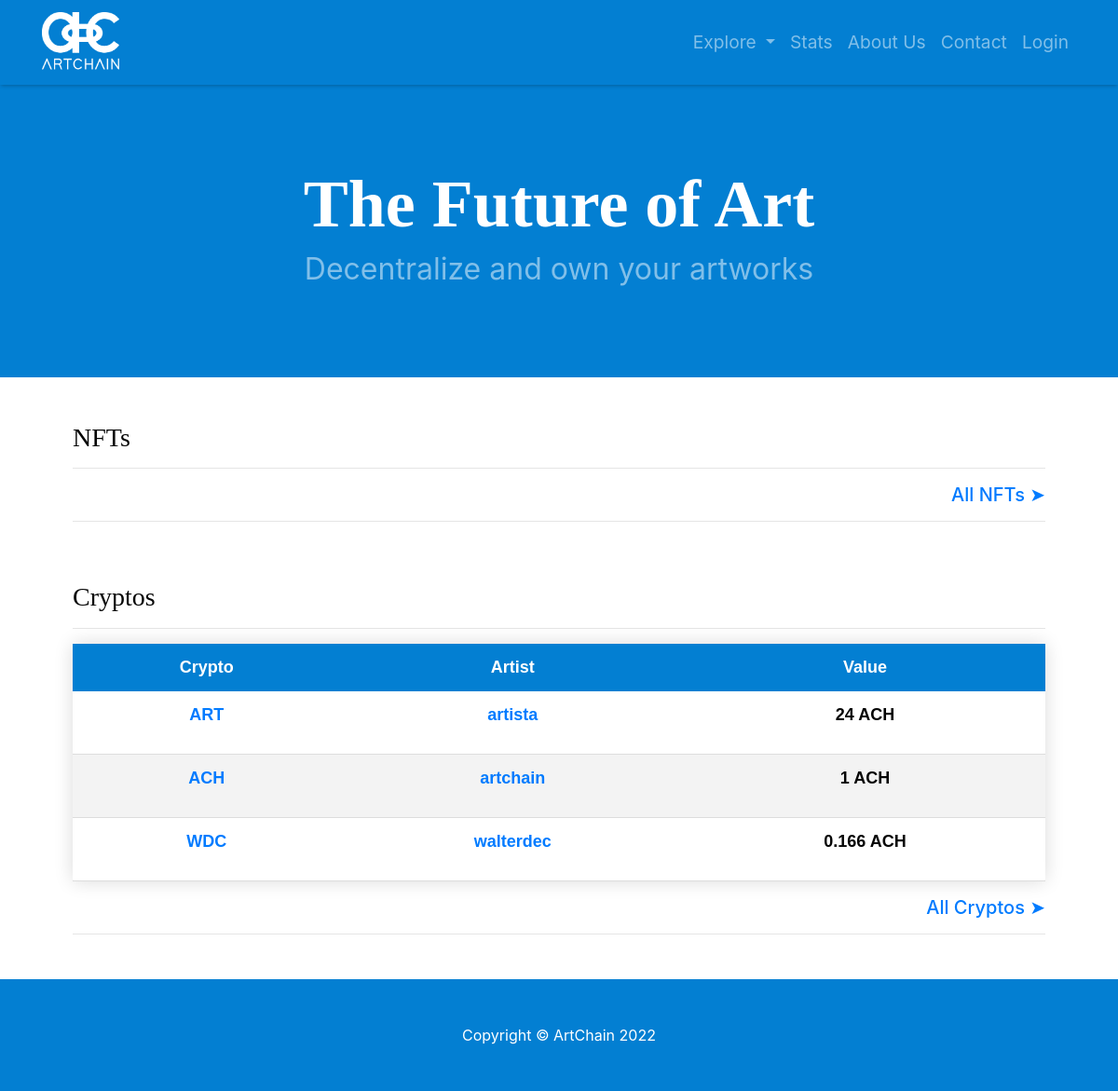
The page / on the database its author committed.
### model.py (models this page shows)
class Crypto(db.Model):
    __tablename__ = 'cryptos'
    id = db.Column(db.Integer, primary_key=True, unique=True)
    user_id = db.Column(db.Integer)
    name = db.Column(db.String(64), unique=True)
    value = db.Column(db.Float)

class User(db.Model):
    __tablename__ = 'users'
    id = db.Column(db.Integer, unique=True, primary_key=True)
    username = db.Column(db.String(64), unique=True, index=True)
    password = db.Column(db.String(64))
    email = db.Column(db.String(64), unique=True)
    role_id = db.Column(db.Integer, db.ForeignKey('roles.id'))
    name = db.Column(db.String(64))
    surname = db.Column(db.String(64))
    category = db.Column(db.String(64), default=False)
    profile_pic_src = db.Column(db.String(64))
    insta = db.Column(db.Integer)
    instaname = db.Column(db.String(64))
    face = db.Column(db.Integer)
    facename = db.Column(db.String(64))
    twitter = db.Column(db.Integer)
    twittername = db.Column(db.String(64))
    yt = db.Column(db.Integer)
    ytname = db.Column(db.String(64))
    tiktok = db.Column(db.Integer)
    tiktokname = db.Column(db.String(64))
    twitch = db.Column(db.Integer)
    twitchname = db.Column(db.String(64))
    applemusic = db.Column(db.Integer)
    applemusicname = db.Column(db.String(64))
    spotify = db.Column(db.Integer)
    spotifyname = db.Column(db.String(64))
    soundcloud = db.Column(db.Integer)
    soundcloudname = db.Column(db.String(64))
    sales = db.Column(db.Integer)
    value = db.Column(db.Integer)

### app.py (the view)
@app.route('/')
def home():
    users_dictionary = {}
    nfts_list = db.session.query(model.NFT).all()
    cryptos_list = db.session.query(model.Crypto).all()
    for cryptocurrency in cryptos_list:
        users_dictionary[cryptocurrency.user_id] = (db.session.query(model.User).
                                                    filter_by(id=cryptocurrency.user_id).first())
    random.shuffle(nfts_list)
    random.shuffle(cryptos_list)
    return render_template('home.html', cryptos=cryptos_list[0:4], nfts=nfts_list[0:4], users=users_dictionary)

### templates/home.html (shortened to what this page needs)
{% include 'main-template.html' %}
{% block content %}
<head>
</head>
    <header class="bg-dark py-5">
      <div class="container px-4 px-lg-5 my-5">
        <div class="text-center text-white">
          <h1 class="display-3 font-weight-bolder">The Future of Art</h1>
          <p class="h2 font-weight-normal text-white-50 mb-0">Decentralize and own your artworks</p>
        </div>
      </div>
    </header>
    <section class="py-5">
      <div class="container px-4 px-lg-5 ">
        <h3>NFTs</h3>
          <hr>
            <h5 class="text-right"><a href="/explore-nfts">All NFTs &#10148;</a></h5>
          <hr>
      </div>
    </section>
    <section class="mb-5">
      <div class="container px-4 px-lg-5">
        <h3>Cryptos</h3>
          <hr>
          <table class="styled-table">
           <thead>
              <tr>
                 <th>Crypto</th>
                 <th>Artist</th>
                 <th>Value</th>
              </tr>
           </thead>
           <tbody>
              {% for crypto in cryptos %}
              <tr class="mt-5">
                  <th>
                    <p><a href="/item/crypto/{{crypto.name}}">{{crypto.name}}</a></p>
                 </th>
                 <th>
                     <p><a href="profile/{{users.get(crypto.user_id).username}}">
                         {{users.get(crypto.user_id).username}}
                     </a></p>
                 </th>
                 <th>
                    <p>{{users.get(crypto.user_id).value}} ACH</p>
                 </th>
              </tr>
              {% endfor %}
           </tbody>
        </table>
        <h5 class="text-right mt-3"><a href="/explore-crypto">All Cryptos &#10148;</a></h5>
          <hr>
      </div>
    </section>
{% endblock content %}
{% include 'footer.html' %}

### static/css/modern-business.css (style rules this page uses)
body { padding-top: 56px; }
th { padding: 10%; }
thead { background-color: #117CC4; }
.bg-dark { background-color: #037FD2; }
h1 { font-family: building; }
h3 { font-family: building; }
.styled-table { border-radius: 0.25rem; border-collapse: collapse; margin: auto; font-size: large; text-align: center; font-family: sans-serif; table-layout: auto; width: 100%; box-shadow: 0 0 20px rgba(0, 0, 0, 0.15); border-bottom: #037FD2; vertical-align: center; }
thead { -moz-border-radius: 5px 0 0 0; }
.styled-table thead tr { height: auto; background-color: #037FD2; color: #ffffff; font-size: large; }
.styled-table th, .styled-table td { padding: 12px 15px; }
.styled-table tbody tr { border-bottom: 1px solid #dddddd; }
.styled-table tbody tr:nth-of-type(even) { background-color: #f3f3f3; }

### rows shown on the page
Crypto: name "ART"
User: get "artista", get "24"
Crypto: name "ACH", get "1"
User: get "artchain"
Crypto: name "WDC"
User: get "walterdec", get "0.166"
